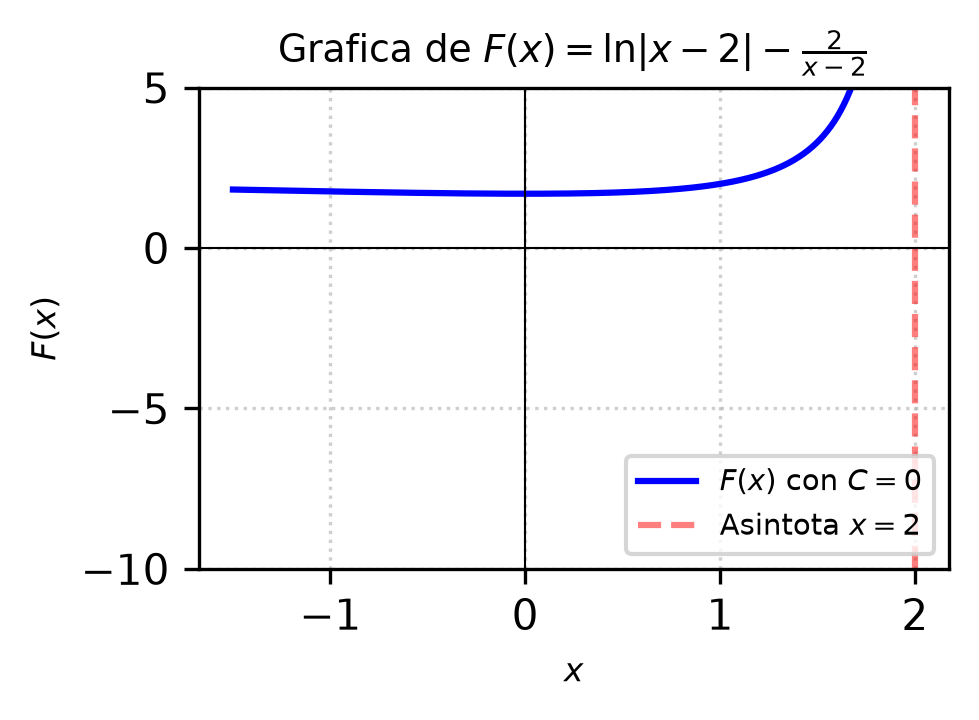

Here is the Python script that generated this plot:
import matplotlib
matplotlib.use('Agg')
import numpy as np
import matplotlib.pyplot as plt

x = np.linspace(-1.5, 1.8, 400)
# Evitar división por cero en x = 2 (fuera del dominio graficado)
y = np.log(np.abs(x - 2)) - 2.0 / (x - 2)

plt.figure(figsize=(3.5, 2.5))
plt.plot(x, y, 'b-', label=r'$F(x)$ con $C=0$')
plt.axvline(x=2, color='r', linestyle='--', alpha=0.5, label=r'Asintota $x=2$')
plt.title(r'Grafica de $F(x) = \ln|x-2| - \frac{2}{x-2}$', fontsize=9)
plt.xlabel(r'$x$', fontsize=8)
plt.ylabel(r'$F(x)$', fontsize=8)
plt.ylim(-10, 5)
plt.axhline(0, color='black', linewidth=0.5)
plt.axvline(0, color='black', linewidth=0.5)
plt.legend(fontsize=7, loc='lower right')
plt.grid(True, linestyle=':', alpha=0.6)
plt.tight_layout()

plt.savefig(r'semana_03/graficas/SEM03_P07_grafica.png', dpi=300, bbox_inches='tight')
plt.close()
